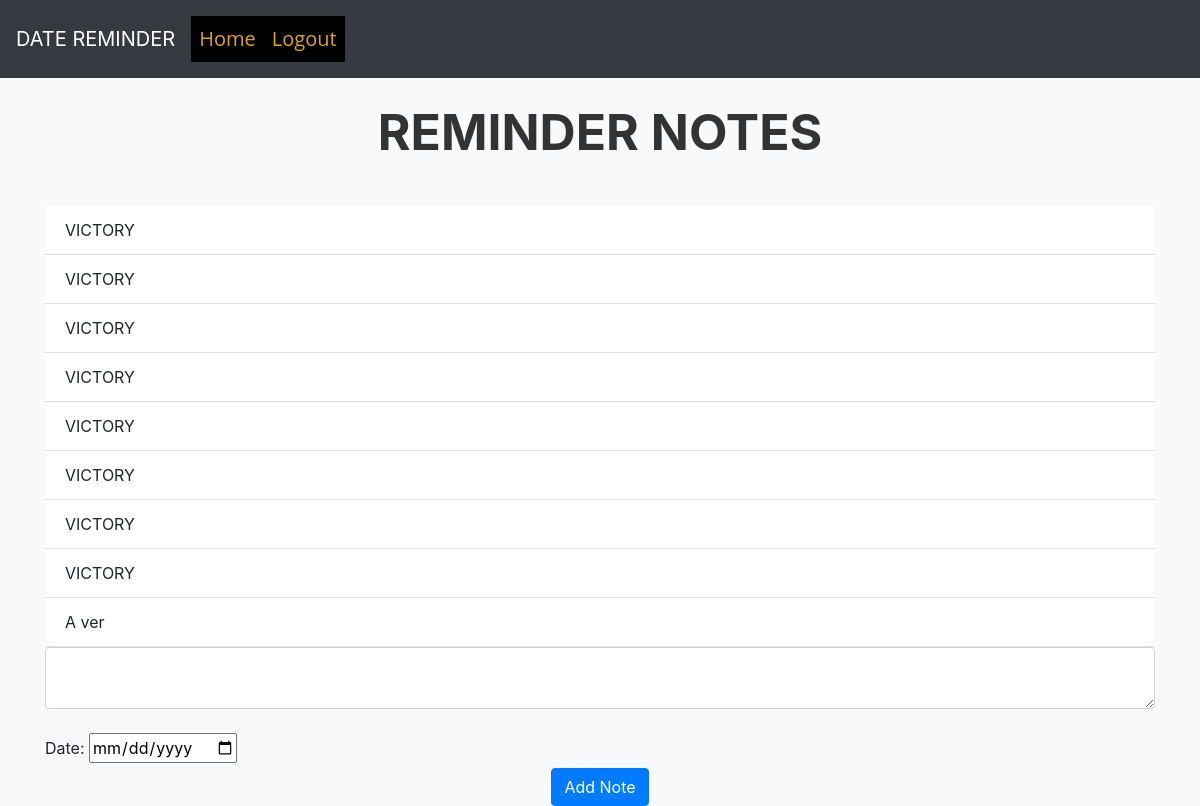
/ (signed in), run on an earlier commit of the app's database.
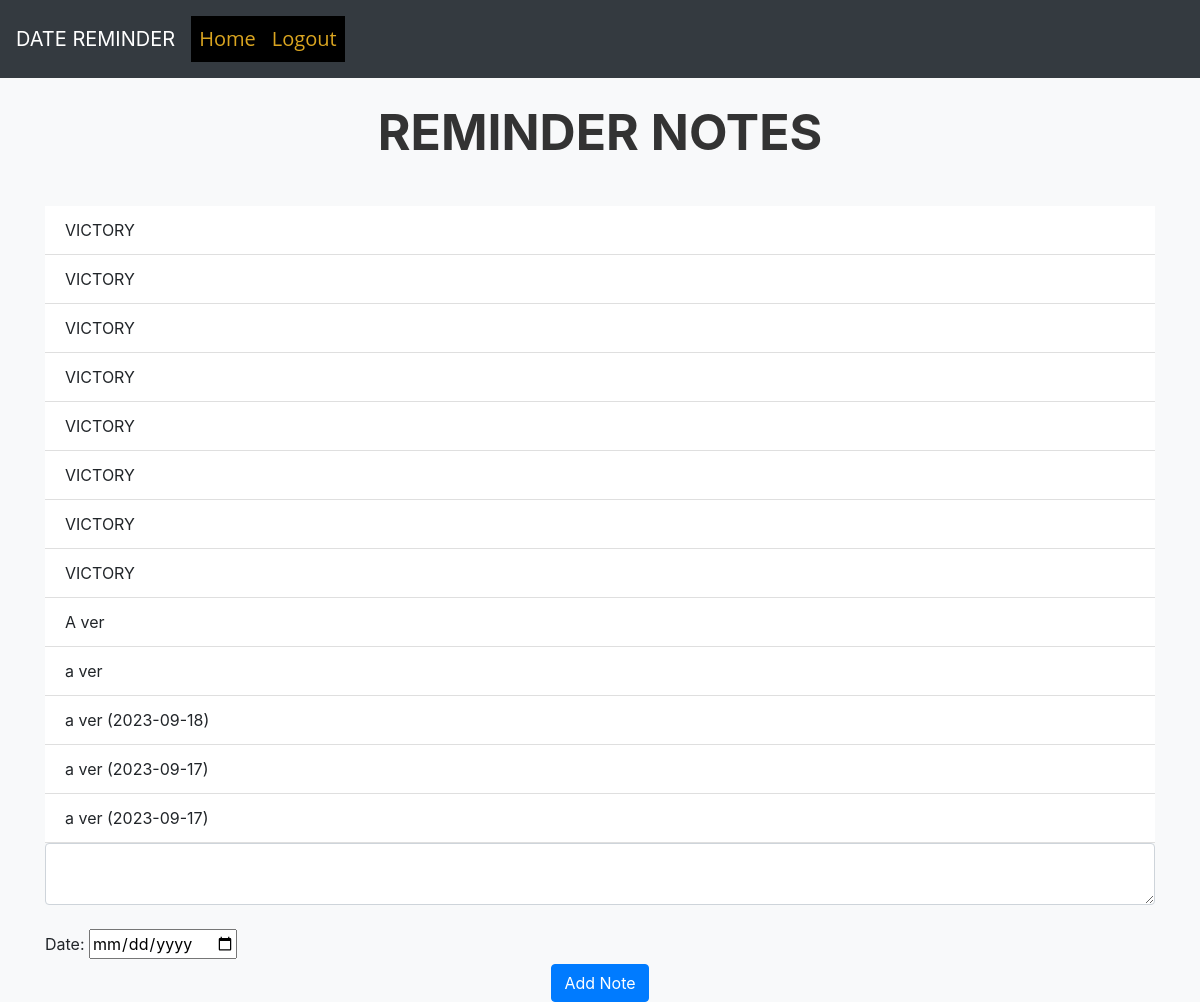
And on a later commit of the database.
### website/models.py (models this page shows)
class Note(db.Model):
    id = db.Column(db.Integer, primary_key=True)  # Primary key column
    data = db.Column(db.String(10000))  # Column for note data
    date = db.Column(db.DateTime(timezone=True), default=func.now())  # Column for creation date/time
    user_id = db.Column(db.Integer, db.ForeignKey('user.id'))  # Foreign key to User table

### website/views.py (the view)
@views.route('/', methods=['GET', 'POST'])
@login_required
def home():
    logging.basicConfig(level=logging.DEBUG)
    logging.debug("DEBUGGING: ")
    with current_app.app_context():
        if request.method == 'POST':
            note = request.form.get('note')
            scheduled_date = request.form.get('date')
            if len(note) < 1:
                flash('Note is too short!', category='error')
            elif not scheduled_date:
                flash('You need to include a date!', category='error')
            else:
                new_note = Note(data=note+' ('+str(scheduled_date)+')', user_id=current_user.id)
                db.session.add(new_note)
                db.session.commit()
                schedule_email(current_user.email, note, scheduled_date, new_note.id, current_app._get_current_object())
    return render_template("home.html", user=current_user)

### website/templates/home.html (shortened to what this page needs)
{% extends "base.html" %}
{% block content %}
<br>
<h3 align="center" style="font-size: 50px; color: #333; font-weight: bold; margin-bottom: 20px;">REMINDER NOTES</h3>
<br>
<ul class="list-group list-group-flush" id="notes">
    {% for note in user.notes %}
    <li class="list-group-item">
        {{ note.data }}
    </li>
    {% endfor %}
</ul>
<form method="POST">
    <textarea name="note" id="note" class="form-control"></textarea>
    <br />
    <label for="date">Date: </label>
    <input type="date" id="date" name="date">
    <div align="center">
        <button type="submit" class="btn btn-primary">Add Note</button>
    </div>
</form>
{% endblock %}

### website/templates/base.html (shortened to what this page needs)
<!DOCTYPE html>
<html>
<head>
  <link rel="stylesheet"
        href="https://stackpath.bootstrapcdn.com/bootstrap/4.4.1/css/bootstrap.min.css"
 />
  <link rel="stylesheet"
        href="https://stackpath.bootstrapcdn.com/font-awesome/4.7.0/css/font-awesome.min.css"
 />
</head>
<body class="bg-light ">
  <nav class="navbar navbar-expand-lg navbar-dark bg-dark p-3">
    <a class="navbar-brand" href="/">
      <span>DATE REMINDER</span>
    </a>
    <div class="collapse navbar-collapse" id="navbar">
      <div class="navbar-nav">
        {% if user.is_authenticated %}
        <a class="nav-item nav-link" id="home" href="/">Home</a>
        <a class="nav-item nav-link" id="logout" href="/logout">Logout</a>
        {% else %}
        <a class="nav-item nav-link" id="login" href="/login">Login</a>
        <a class="nav-item nav-link" id="signUp" href="/sign-up">Sign Up</a>
        {% endif %}
      </div>
    </div>
  </nav>
  <div class="container">
    {% block content %} {% endblock %}
  </div>
</body>
</html>

### website/templates/base.html (style rules this page uses)
.navbar-nav a { font-family: "Open Sans", sans-serif; color: goldenrod !important; font-size: 20px; background-color: black !important; }

What changed in the data, as far as the page shows it:
added Note: data "a ver"
added Note: data "a ver (2023-09-18)"
added Note: data "a ver (2023-09-17)"
added Note: data "a ver (2023-09-17)"
